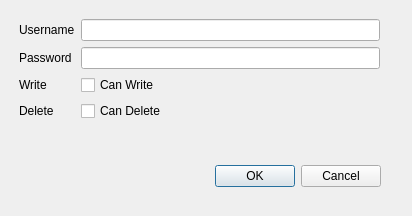
<?xml version="1.0" encoding="UTF-8"?>
<ui version="4.0">
 <class>Dialog</class>
 <widget class="QDialog" name="Dialog">
  <property name="geometry">
   <rect>
    <x>0</x>
    <y>0</y>
    <width>412</width>
    <height>216</height>
   </rect>
  </property>
  <property name="windowTitle">
   <string>Dialog</string>
  </property>
  <widget class="QDialogButtonBox" name="buttonBox">
   <property name="geometry">
    <rect>
     <x>40</x>
     <y>160</y>
     <width>341</width>
     <height>32</height>
    </rect>
   </property>
   <property name="orientation">
    <enum>Qt::Horizontal</enum>
   </property>
   <property name="standardButtons">
    <set>QDialogButtonBox::Cancel|QDialogButtonBox::Ok</set>
   </property>
  </widget>
  <widget class="QWidget" name="formLayoutWidget">
   <property name="geometry">
    <rect>
     <x>19</x>
     <y>19</y>
     <width>361</width>
     <height>121</height>
    </rect>
   </property>
   <layout class="QFormLayout" name="formLayout">
    <item row="0" column="0">
     <widget class="QLabel" name="label">
      <property name="text">
       <string>Username</string>
      </property>
     </widget>
    </item>
    <item row="1" column="0">
     <widget class="QLabel" name="label_2">
      <property name="text">
       <string>Password</string>
      </property>
     </widget>
    </item>
    <item row="2" column="0">
     <widget class="QLabel" name="label_3">
      <property name="text">
       <string>Write</string>
      </property>
     </widget>
    </item>
    <item row="3" column="0">
     <widget class="QLabel" name="label_4">
      <property name="text">
       <string>Delete</string>
      </property>
     </widget>
    </item>
    <item row="0" column="1">
     <widget class="QLineEdit" name="usernameLineEdit"/>
    </item>
    <item row="1" column="1">
     <widget class="QLineEdit" name="passTextEdit"/>
    </item>
    <item row="2" column="1">
     <widget class="QCheckBox" name="writeCheckbox">
      <property name="text">
       <string>Can Write</string>
      </property>
     </widget>
    </item>
    <item row="3" column="1">
     <widget class="QCheckBox" name="deleleCheckbox">
      <property name="text">
       <string>Can Delete</string>
      </property>
     </widget>
    </item>
   </layout>
  </widget>
 </widget>
 <resources/>
 <connections>
  <connection>
   <sender>buttonBox</sender>
   <signal>accepted()</signal>
   <receiver>Dialog</receiver>
   <slot>accept()</slot>
   <hints>
    <hint type="sourcelabel">
     <x>248</x>
     <y>254</y>
    </hint>
    <hint type="destinationlabel">
     <x>157</x>
     <y>274</y>
    </hint>
   </hints>
  </connection>
  <connection>
   <sender>buttonBox</sender>
   <signal>rejected()</signal>
   <receiver>Dialog</receiver>
   <slot>reject()</slot>
   <hints>
    <hint type="sourcelabel">
     <x>316</x>
     <y>260</y>
    </hint>
    <hint type="destinationlabel">
     <x>286</x>
     <y>274</y>
    </hint>
   </hints>
  </connection>
 </connections>
</ui>
